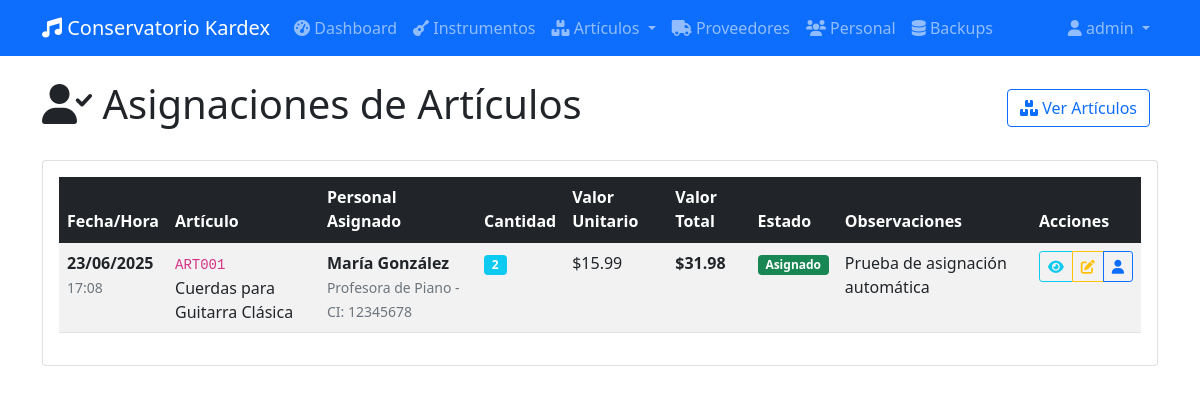
Screenshot of /articulos/asignaciones (signed in) with the database file from the repository.
### app/database/models.py (models this page shows, shortened)
class BaseModel(db.Model):
    __abstract__ = True
    id = db.Column(db.Integer, primary_key=True)
    created_at = db.Column(db.DateTime, default=datetime.utcnow)
    updated_at = db.Column(db.DateTime, default=datetime.utcnow, onupdate=datetime.utcnow)

class Usuario(UserMixin, BaseModel):
    __tablename__ = 'tb_usuario'
    u_username = db.Column(db.String(50), unique=True, nullable=False)
    u_password = db.Column(db.String(100), nullable=False)  # Almacenará el hash
    movimientos = db.relationship('MovimientoDetalle', backref='usuario', lazy=True)
    @property
    def username(self):
        return self.u_username

class Consumo(BaseModel):
    __tablename__ = 'tb_consumo'
    c_numero = db.Column(db.Integer, nullable=False, default=1)
    c_fecha = db.Column(db.Date, nullable=False)
    c_hora = db.Column(db.Time, nullable=False)
    c_descripcion = db.Column(db.String(200), nullable=False, default='Asignación de artículo')
    c_cantidad = db.Column(db.Integer, nullable=False)
    c_valorUnitario = db.Column(db.Numeric(10, 2), nullable=False)
    c_valorTotal = db.Column(db.Numeric(10, 2), nullable=False)
    c_observaciones = db.Column(db.String(500))
    c_estado = db.Column(db.String(20), default='Asignado')  # Asignado, Devuelto, Perdido, Dañado
    pe_id = db.Column(db.Integer, db.ForeignKey('tb_persona.id'), nullable=False)
    i_id = db.Column(db.Integer, db.ForeignKey('tb_item.id'), nullable=False)
    u_id = db.Column(db.Integer, db.ForeignKey('tb_usuario.id'), nullable=False)
    persona = db.relationship('Persona', backref='consumos')
    item = db.relationship('Item', backref='consumos')
    usuario = db.relationship('Usuario', backref='consumos_usuario')
    @property
    def c_id(self):
        return self.id

class Item(BaseModel):
    __tablename__ = 'tb_item'
    i_codigo = db.Column(db.String(20), unique=True, nullable=False)
    i_nombre = db.Column(db.String(200), nullable=False)
    i_tipo = db.Column(db.String(20), nullable=False)  # 'instrumento' o 'articulo'
    i_cantidad = db.Column(db.Integer, default=0)
    i_vUnitario = db.Column(db.Numeric(10, 2), default=0.0)
    i_vTotal = db.Column(db.Numeric(10, 2), default=0.0)
    instrumento = db.relationship('Instrumento', backref='item', uselist=False)
    articulo = db.relationship('Articulo', backref='item', uselist=False)
    movimientos = db.relationship('MovimientoDetalle', backref='item', lazy=True)
    stock = db.relationship('Stock', backref='item', uselist=False)

class Persona(BaseModel):
    __tablename__ = 'tb_persona'
    pe_codigo = db.Column(db.String(20), unique=True, nullable=False)
    pe_nombre = db.Column(db.String(100), nullable=False)
    pe_apellido = db.Column(db.String(100))
    pe_ci = db.Column(db.String(20))
    pe_telefono = db.Column(db.String(15))
    pe_correo = db.Column(db.String(100))
    pe_direccion = db.Column(db.String(200))
    pe_cargo = db.Column(db.String(50))
    pe_estado = db.Column(db.String(20), default='Activo')

### app/routes/web/articulos.py (the view)
@bp.route('/asignaciones')
@login_required
def listar_asignaciones():
    from app.database.models import Consumo, Persona, Item
    from app import db
    asignaciones = db.session.query(Consumo, Persona, Item).join(
        Persona, Consumo.pe_id == Persona.id
    ).join(
        Item, Consumo.i_id == Item.id
    ).order_by(Consumo.c_fecha.desc(), Consumo.c_hora.desc()).all()
    return render_template('articulos/asignaciones.html', asignaciones=asignaciones)

### app/templates/articulos/asignaciones.html (shortened to what this page needs)
{% extends "base.html" %}
{% block content %}
<div class="row">
    <div class="col-12">
        <div class="d-flex justify-content-between align-items-center mb-4">
            <h1>
                <i class="fas fa-user-check"></i> Asignaciones de Artículos
            </h1>
            <div>
                <a href="{{ url_for('articulos.listar_articulos') }}" class="btn btn-outline-primary me-2">
                    <i class="fas fa-boxes"></i> Ver Artículos
                </a>
            </div>
        </div>
    </div>
</div>
<div class="row">
    <div class="col-12">
        <div class="card">
            <div class="card-body">
                {% if asignaciones %}
                <div class="table-responsive">
                    <table class="table table-striped table-hover">
                        <thead class="table-dark">
                            <tr>
                                <th>Fecha/Hora</th>
                                <th>Artículo</th>
                                <th>Personal Asignado</th>
                                <th>Cantidad</th>
                                <th>Valor Unitario</th>
                                <th>Valor Total</th>
                                <th>Estado</th>
                                <th>Observaciones</th>
                                <th>Acciones</th>
                            </tr>
                        </thead>
                        <tbody>
                            {% for consumo, persona, item in asignaciones %}
                            <tr>
                                <td>
                                    <div>
                                        <strong>{{ consumo.c_fecha.strftime('%d/%m/%Y') }}</strong>
                                    </div>
                                    <small class="text-muted">{{ consumo.c_hora.strftime('%H:%M') if consumo.c_hora else '' }}</small>
                                </td>
                                <td>
                                    <div>
                                        <code>{{ item.i_codigo }}</code>
                                    </div>
                                    <div>{{ item.i_nombre }}</div>
                                </td>
                                <td>
                                    <div>
                                        <strong>{{ persona.pe_nombre }} {{ persona.pe_apellido or '' }}</strong>
                                    </div>
                                    <small class="text-muted">
                                        {{ persona.pe_cargo or 'Sin cargo' }} - CI: {{ persona.pe_ci or 'N/A' }}
                                    </small>
                                </td>
                                <td>
                                    <span class="badge bg-info">{{ consumo.c_cantidad }}</span>
                                </td>
                                <td>${{ "%.2f"|format(consumo.c_valorUnitario) }}</td>
                                <td>
                                    <strong>${{ "%.2f"|format(consumo.c_valorTotal) }}</strong>
                                </td>
                                <td>
                                    {% if consumo.c_estado == 'Asignado' %}
                                        <span class="badge bg-success">{{ consumo.c_estado }}</span>
                                    {% elif consumo.c_estado == 'Devuelto' %}
                                        <span class="badge bg-secondary">{{ consumo.c_estado }}</span>
                                    {% elif consumo.c_estado == 'Perdido' %}
                                        <span class="badge bg-danger">{{ consumo.c_estado }}</span>
                                    {% else %}
                                        <span class="badge bg-warning">{{ consumo.c_estado }}</span>
                                    {% endif %}
                                </td>
                                <td>
                                    {% if consumo.c_observaciones %}
                                        <span title="{{ consumo.c_observaciones }}">
                                            {{ consumo.c_observaciones[:50] }}{% if consumo.c_observaciones|length > 50 %}...{% endif %}
                                        </span>
                                    {% else %}
                                        <span class="text-muted">Sin observaciones</span>
                                    {% endif %}
                                </td>
                                <td>
                                    <div class="btn-group btn-group-sm" role="group">
                                        <button type="button" class="btn btn-outline-info"
                                                data-bs-toggle="modal"
                                                data-bs-target="#detalleModal{{ consumo.c_id }}"
                                                title="Ver detalles">
                                            <i class="fas fa-eye"></i>
                                        </button>
                                        {% if consumo.c_estado == 'Asignado' %}
                                        <button type="button" class="btn btn-outline-warning"
                                                data-bs-toggle="modal"
                                                data-bs-target="#cambiarEstadoModal{{ consumo.c_id }}"
                                                title="Cambiar estado">
                                            <i class="fas fa-edit"></i>
                                        </button>
                                        {% endif %}
                                        <a href="{{ url_for('personal.detalle_personal', persona_id=persona.id) }}"
                                           class="btn btn-outline-primary" title="Ver personal">
                                            <i class="fas fa-user"></i>
                                        </a>
                                    </div>
                                </td>
                            </tr>
                            {% endfor %}
                        </tbody>
                    </table>
                </div>
                {% endif %}
            </div>
        </div>
    </div>
</div>
{% endblock %}

### app/templates/base.html (shortened to what this page needs)
<!DOCTYPE html>
<html lang="es">
<head>
    <link href="https://cdn.jsdelivr.net/npm/bootstrap@5.1.3/dist/css/bootstrap.min.css" rel="stylesheet">
    <link href="https://cdnjs.cloudflare.com/ajax/libs/font-awesome/6.0.0/css/all.min.css" rel="stylesheet">
</head>
<body>
    <nav class="navbar navbar-expand-lg navbar-dark bg-primary">
        <div class="container">
            <a class="navbar-brand" href="{{ url_for('dashboard.index') }}">
                <i class="fas fa-music"></i> Conservatorio Kardex
            </a>
            <div class="collapse navbar-collapse" id="navbarNav">
                {% if current_user.is_authenticated %}
                <ul class="navbar-nav me-auto">
                    <li class="nav-item">
                        <a class="nav-link" href="{{ url_for('dashboard.index') }}">
                            <i class="fas fa-tachometer-alt"></i> Dashboard
                        </a>
                    </li>
                    <li class="nav-item">
                        <a class="nav-link" href="{{ url_for('instrumentos.listar_instrumentos') }}">
                            <i class="fas fa-guitar"></i> Instrumentos
                        </a>
                    </li>
                    <li class="nav-item dropdown">
                        <a class="nav-link dropdown-toggle" href="#" id="articulosDropdown" role="button" data-bs-toggle="dropdown">
                            <i class="fas fa-boxes"></i> Artículos
                        </a>
                    </li>
                    <li class="nav-item">
                        <a class="nav-link" href="{{ url_for('proveedores.listar_proveedores') }}">
                            <i class="fas fa-truck"></i> Proveedores
                        </a>
                    </li>
                    <li class="nav-item">
                        <a class="nav-link" href="{{ url_for('personal.listar_personal') }}">
                            <i class="fas fa-users"></i> Personal
                        </a>
                    </li>
                    <li class="nav-item">
                        <a class="nav-link" href="{{ url_for('backups.index') }}">
                            <i class="fas fa-database"></i> Backups
                        </a>
                    </li>
                </ul>
                <ul class="navbar-nav">
                    <li class="nav-item dropdown">
                        <a class="nav-link dropdown-toggle" href="#" id="navbarDropdown" role="button" data-bs-toggle="dropdown">
                            <i class="fas fa-user"></i> {{ current_user.username }}
                        </a>
                    </li>
                </ul>
                {% endif %}
            </div>
        </div>
    </nav>
    <div class="container mt-4">
        {% block content %}{% endblock %}
    </div>
</body>
</html>

### rows the page displays
Usuario: username "admin"
Consumo: c_fecha "23/06/2025", c_hora "17:08", i_codigo "ART001", i_nombre "Cuerdas para Guitarra Clásica", pe_nombre "María", pe_apellido "González", pe_cargo "Profesora de Piano", pe_ci "12345678", c_cantidad "2", c_valorUnitario "15.99", c_valorTotal "31.98", c_estado "Asignado", c_observaciones "Prueba de asignación automática"
